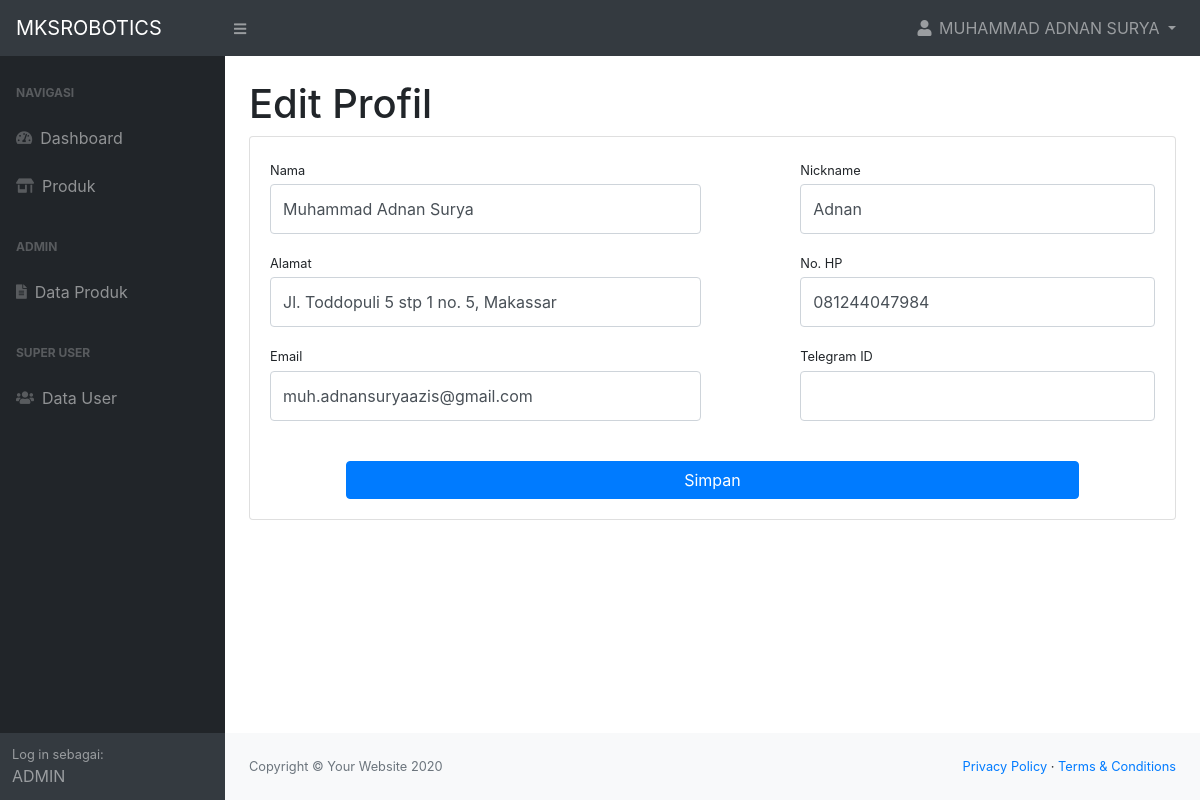
Screenshot of /profil.php (signed in) with the database file from the repository.
### tables this page shows
CREATE TABLE "user" (
	"user_id"	INTEGER PRIMARY KEY AUTOINCREMENT,
	"username"	TEXT UNIQUE,
	"pass"	TEXT,
	"name"	TEXT,
	"address"	TEXT,
	"email"	TEXT UNIQUE,
	"telegram_id"	TEXT,
	"nickname"	TEXT,
	"role"	TEXT,
	"rolename"	TEXT,
	"hp"	TEXT UNIQUE
);

### access/session.php (called while the page is built, shortened)
<?php
   if(isset($_SESSION['logged_user'])){
    $db = new SQLite3('uploads/mksrobotics.db');
    $user_session = $db->querySingle("SELECT * FROM user WHERE username = '".$_SESSION['logged_user']."'", true);
   }
?>

### profil.php (the view, shortened to what this page needs)
<?php
include('access/session.php');
?>
<!DOCTYPE html>
<html lang="en">
    <head>
        <?php include('partials/head.php'); ?>
    </head>
    <body>
        <?php include('partials/topbar.php'); ?>
        <div id="layoutSidenav">
            <?php include('partials/sidebar.php'); ?>
            <div id="layoutSidenav_content">
                <main>
                    <div class="container-fluid">
                        <h1 class="mt-4">Edit Profil</h1>
                        <div class="card mb-4">
                            <div class="card-body">
                                <form action="access/profile_edit.php" method="post">
                                <div class="row">
                                    <div class="col-md-6">
                                        <div class="form-group">
                                            <label class="small mb-1" for="nameTxt">Nama</label>
                                            <input class="form-control py-4" type="text" name="name" value="<?php echo $user_session['name'];?>" required/>
                                        </div>
                                        <div class="form-group">
                                            <label class="small mb-1" for="addressTxt">Alamat</label>
                                            <input class="form-control py-4" type="text" name="address" value="<?php echo $user_session['address'];?>"/>
                                        </div>
                                        <div class="form-group">
                                            <label class="small mb-1" for="emailTxt">Email</label>
                                            <input class="form-control py-4" type="email" name="email" value="<?php echo $user_session['email'];?>" required/>
                                        </div>
                                    </div>
                                    <div class="col-md-5 offset-md-1">
                                        <div class="form-group">
                                            <label class="small mb-1" for="nicknameTxt">Nickname</label>
                                            <input class="form-control py-4" type="text" name="nickname" value="<?php echo $user_session['nickname'];?>" />
                                        </div>
                                        <div class="form-group">
                                            <label class="small mb-1" for="hpTxt">No. HP</label>
                                            <input class="form-control py-4" type="text" name="hp" value="<?php echo $user_session['hp'];?>"/>
                                        </div>
                                        <div class="form-group">
                                            <label class="small mb-1" for="telegramTxt">Telegram ID</label>
                                            <input class="form-control py-4" type="text" name="telegram_id" value="<?php echo $user_session['telegram_id'];?>"/>
                                        </div>
                                    </div>
                                </div>
                                <div class="row">
                                    <div class="col-md-10 offset-md-1">
                                        <div class="form-group d-flex align-items-center justify-content-between mt-4 mb-0">
                                            <button class="btn btn-primary btn-block"  type="submit">Simpan</button>
                                        </div>
                                    </div>
                                </div>
                                </form>
                            </div>
                        </div>
                    </div>
                </main>
                <?php include('partials/footer.php'); ?>
            </div>
        </div>
    </body>
</html>

### partials/topbar.php (shortened to what this page needs)
<nav class="sb-topnav navbar navbar-expand navbar-dark bg-dark">
    <a class="navbar-brand" href="index.php">MKSROBOTICS</a>
    <button class="btn btn-link btn-sm order-1 order-lg-0" id="sidebarToggle" href="#"><i class="fas fa-bars"></i></button>
    <?php
          if(isset($_SESSION['logged_user'])){
    ?>
    <ul class="navbar-nav ml-auto ml-md-0 ">
        <li class="nav-item dropdown">
            <a class="nav-link dropdown-toggle" id="userDropdown" href="#" role="button" data-toggle="dropdown" aria-haspopup="true" aria-expanded="false"><i class="fas fa-user fa-fw"></i>
                <?php echo strtoupper($user_session['name']); ?> </a>
        </li>
    </ul>
    <?php } ?>
</nav>

### partials/sidebar.php
<div id="layoutSidenav_nav">
    <nav class="sb-sidenav accordion sb-sidenav-dark" id="sidenavAccordion">
        <div class="sb-sidenav-menu">
            <div class="nav">
                <div class="sb-sidenav-menu-heading">NAVIGASI</div>
                <a class="nav-link" href="index.php">
                    <div class="sb-nav-link-icon"><i class="fas fa-tachometer-alt"></i></div>
                    Dashboard
                </a>
                <a class="nav-link" href="produk.php">
                    <div class="sb-nav-link-icon"><i class="fas fa-store-alt"></i></div>
                    Produk
                </a>
                <?php
                    if(isset($_SESSION['logged_user'])){
                ?>
                    <?php
                        if($user_session['role'] == 'SU' || $user_session['role'] == 'AD'){
                    ?>
                        <div class="sb-sidenav-menu-heading">ADMIN</div>
                        <a class="nav-link" href="data_produk.php">
                            <div class="sb-nav-link-icon"><i class="fas fa-file-alt"></i></div>
                            Data Produk
                        </a>
                    <?php
                        }
                    ?>
                    <?php
                        if($user_session['role'] == 'SU'){
                    ?>
                        <div class="sb-sidenav-menu-heading">SUPER USER</div>
                        <a class="nav-link" href="data_user.php">
                            <div class="sb-nav-link-icon"><i class="fas fa-users"></i></div>
                            Data User
                        </a>
                    <?php
                        }
                    ?>
                <?php
                    }
                ?>
            </div>
        </div>
        <?php
            if(isset($_SESSION['logged_user'])){
        ?>
        <div class="sb-sidenav-footer">
            <div class="small">Log in sebagai:</div>
            <?php echo strtoupper($user_session['rolename']); ?>
        </div>
        <?php
            }
        ?>
    </nav>
</div>

### css/all.css (style rules this page uses)
.fa, .fas, .far, .fal, .fad, .fab { -moz-osx-font-smoothing: grayscale; -webkit-font-smoothing: antialiased; display: inline-block; font-style: normal; font-variant: normal; text-rendering: auto; line-height: 1; }
.fa-fw { text-align: center; width: 1.25em; }
.fa-bars:before { content: "\f0c9"; }
.fa-file-alt:before { content: "\f15c"; }
.fa-store-alt:before { content: "\f54f"; }
.fa-tachometer-alt:before { content: "\f3fd"; }
.fa-user:before { content: "\f007"; }
.fa-users:before { content: "\f0c0"; }
.fa, .fas { font-family: 'Font Awesome 5 Free'; font-weight: 900; }

### rows the page displays
user: name "MUHAMMAD ADNAN SURYA", rolename "ADMIN", name "Muhammad Adnan Surya", address "Jl. Toddopuli 5 stp 1 no. 5, Makassar", email "muh.adnansuryaazis@gmail.com", nickname "Adnan", hp "081244047984"
